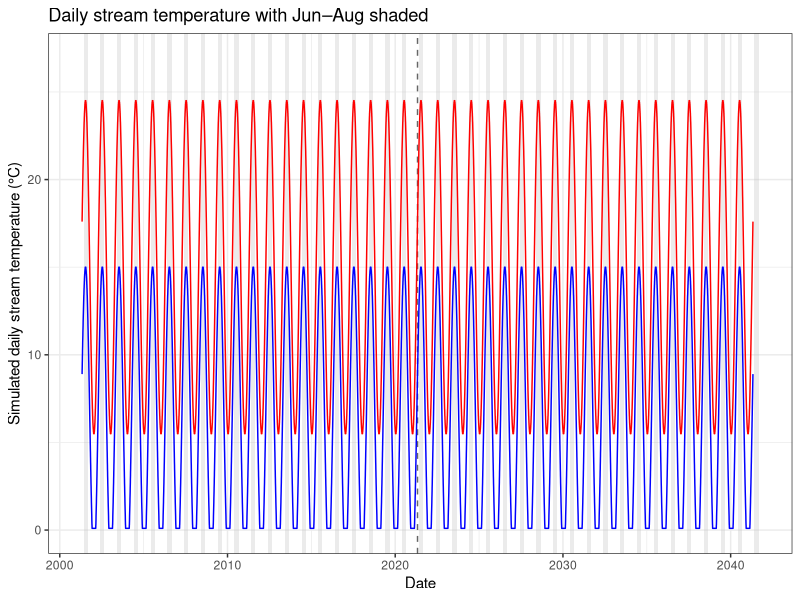
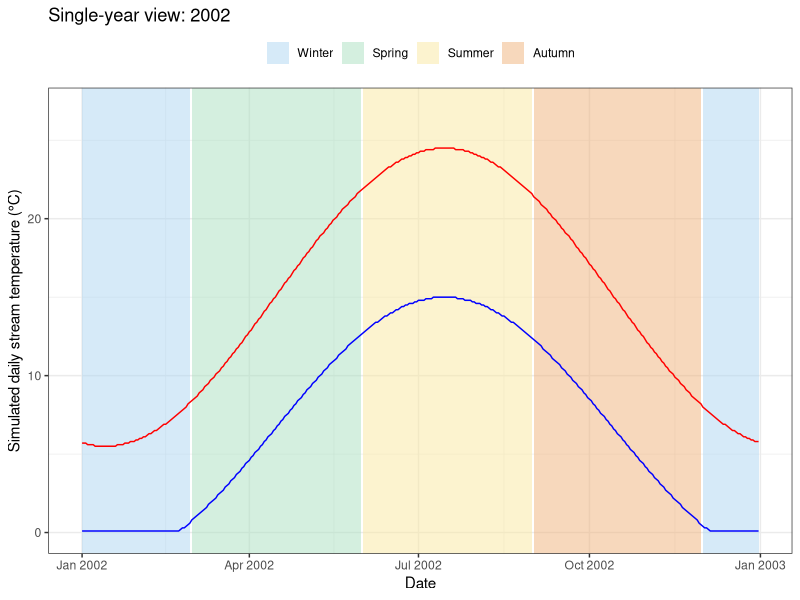
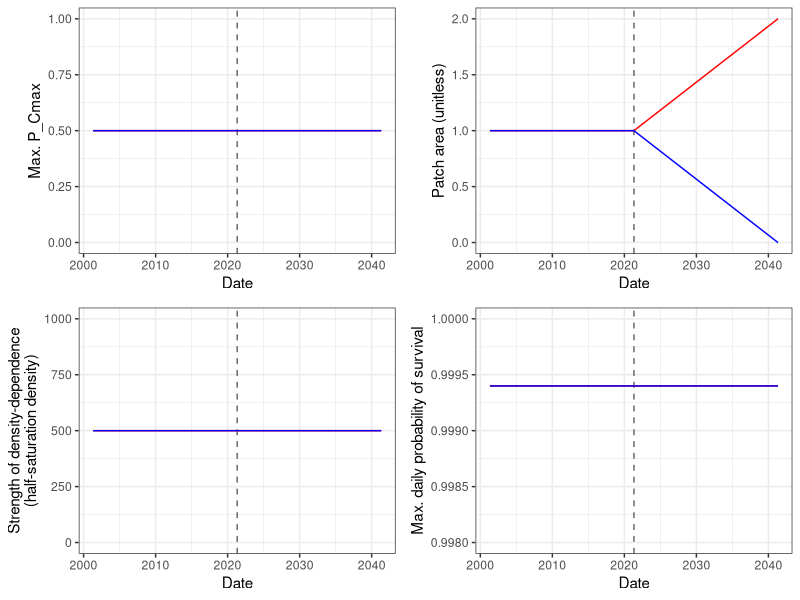

Source code (R) for these figures, in order:
## ---- chunk 1
library(tidyverse)
library(lubridate)
library(ggpubr)
library(egg)
## ---- chunk 2
build_habitat <- function(params = list()) {

  # ── Timeline ────────────────────────────────────────────────────────────────
  nyears_burnin     <- params$nyears_burnin     %||% 20
  nyears_experiment <- params$nyears_experiment %||% 20
  mindate           <- params$mindate           %||% as.Date("2001-05-01")

  maxdate <- mindate + years(nyears_burnin) + years(nyears_experiment)
  dates   <- seq(mindate, maxdate, by = "day")
  n       <- length(dates)
  doy     <- as.numeric(format(dates, "%j"))

  # ── Temperature ─────────────────────────────────────────────────────────────
  # Each patch is an independent annual sine wave with optional daily noise.
  # Defaults for the cold patch preserve the original cold_multiplier = 0.6 behaviour
  # (base_temp_cold = 11 * 0.6 = 6.6; amplitude_cold = 14 * 0.6 = 8.4).

  # Warm patch
  base_temp_warm  <- params$base_temp_warm  %||% 11     # mean annual temperature (°C)
  amplitude_warm  <- params$amplitude_warm  %||% 14     # seasonal amplitude (°C)
  peak_doy_warm   <- params$peak_doy_warm   %||% 213    # day of peak temperature (Aug 1)
  temp_min_warm   <- params$temp_min_warm   %||% 0.5    # minimum temperature floor (°C)
  temp_noise_warm <- params$temp_noise_warm %||% 0      # daily noise SD (0 = deterministic)

  # Cold patch
  base_temp_cold  <- params$base_temp_cold  %||% 6.6
  amplitude_cold  <- params$amplitude_cold  %||% 8.4
  peak_doy_cold   <- params$peak_doy_cold   %||% 213
  temp_min_cold   <- params$temp_min_cold   %||% 0.3
  temp_noise_cold <- params$temp_noise_cold %||% 0

  # Simulate one patch: sine wave + noise, floored at temp_min, capped at 25 °C
  sim_temp <- function(doy, base_temp, amplitude, peak_doy, temp_min, noise_sd, n) {
    phase <- peak_doy - 365 / 4   # shift so sin() peaks on peak_doy
    temps <- base_temp + amplitude * sin(2 * pi * (doy - phase) / 365)
    noise <- rnorm(n, 0, noise_sd)
    pmax(temp_min, pmin(25, temps + noise))
  }

  set.seed(params$hab_seed %||% 123)
  simulated_temp      <- sim_temp(doy, base_temp_warm, amplitude_warm,
                                  peak_doy_warm, temp_min_warm, temp_noise_warm, n)
  simulated_temp_cold <- sim_temp(doy, base_temp_cold, amplitude_cold,
                                  peak_doy_cold, temp_min_cold, temp_noise_cold, n)

  habitat_df <- tibble(
    date     = dates,
    doy      = doy,
    dayofsim = seq_along(dates),
    temp_warm = round(simulated_temp,      digits = 1),
    temp_cold = round(simulated_temp_cold, digits = 1)
  )

  # ── Patch parameters (burn-in values) ───────────────────────────────────────
  # Use [[ for exact matching — $ partial-matches e.g. params$A_cold to A_cold_target.
  # Stored as time series columns so they can vary during the experiment period.
  habitat_df <- habitat_df |>
    mutate(
      pcmax_warm = params[["pcmax_warm"]]  %||% 0.5,    # max proportion of C_max
      pcmax_cold = params[["pcmax_cold"]]  %||% 0.5,
      A_warm     = params[["A_warm"]]      %||% 1.0,    # patch area (arbitrary units)
      A_cold     = params[["A_cold"]]      %||% 1.0,
      K_warm     = params[["K_warm"]]      %||% 500,    # half-saturation density (fish/area)
      K_cold     = params[["K_cold"]]      %||% 500,
      S_max_warm = params[["S_max_warm"]]  %||% 0.9994, # max daily survival probability
      S_max_cold = params[["S_max_cold"]]  %||% 0.9994
    )

  # ── Experiment period ramps ──────────────────────────────────────────────────
  # After the burn-in period, one or more patch parameters can be ramped to new
  # target values. Set a target to NA to leave that parameter unchanged.
  exp_start_date <- mindate + years(nyears_burnin)
  d_exp_start    <- which(habitat_df$date == exp_start_date)
  ramp_years     <- params$ramp_years %||% nyears_experiment

  # Linear ramp from end-of-burn-in value to target_val over ramp_yrs years,
  # then holds target_val for the remainder. ramp_yrs = 0 gives a step change.
  apply_ramp <- function(col, d_start, target_val, ramp_yrs) {
    baseline  <- col[d_start - 1]
    n_ramp    <- max(round(ramp_yrs * 365.25), 1)
    exp_idx   <- d_start:length(col)
    ramp_frac <- pmin(seq_along(exp_idx) / n_ramp, 1)
    col[exp_idx] <- baseline + (target_val - baseline) * ramp_frac
    col
  }

  params_to_change <- list(
    pcmax_warm = params$pcmax_warm_target %||% NA_real_,
    pcmax_cold = params$pcmax_cold_target %||% NA_real_,
    A_warm     = params$A_warm_target     %||% NA_real_,
    A_cold     = params$A_cold_target     %||% NA_real_,
    K_warm     = params$K_warm_target     %||% NA_real_,
    K_cold     = params$K_cold_target     %||% NA_real_,
    S_max_warm = params$S_max_warm_target %||% NA_real_,
    S_max_cold = params$S_max_cold_target %||% NA_real_
  )

  for (param in names(params_to_change)) {
    target <- params_to_change[[param]]
    if (!is.na(target)) {
      habitat_df[[param]] <- apply_ramp(habitat_df[[param]], d_exp_start, target, ramp_years)
    }
  }

  habitat_df
}
## ---- chunk 3
plot_habitat <- function(habitat_df, exp_start_date = NULL) {
  
  # Second calendar year in the data — used for the single-year temperature view
  ref_year <- year(min(habitat_df$date)) + 1

  # Jun–Aug shading rectangles
  summer_shading <- data.frame(
    xmin = as.Date(paste0(unique(format(habitat_df$date, "%Y")), "-06-01")),
    xmax = as.Date(paste0(unique(format(habitat_df$date, "%Y")), "-08-31")),
    ymin = -Inf, ymax = Inf
  )

  # Helper: optionally add experiment-start vline
  vline <- if (!is.null(exp_start_date)) {
    geom_vline(xintercept = exp_start_date, linetype = "dashed", color = "grey40")
  } else {
    NULL
  }

  # ── Temperature: full time series ───────────────────────────────────────────
  p_temp_full <- habitat_df |> ggplot() +
    geom_rect(data = summer_shading,
              aes(xmin = xmin, xmax = xmax, ymin = ymin, ymax = ymax),
              fill = "grey", alpha = 0.3, inherit.aes = FALSE) +
    vline +
    geom_line(aes(x = date, y = temp_warm), color = "red") +
    geom_line(aes(x = date, y = temp_cold), color = "blue") +
    theme_bw() +
    xlab("Date") +
    ylab("Simulated daily stream temperature (°C)") +
    labs(title = "Daily stream temperature with Jun–Aug shaded") +
    ylim(0,27)

  # ── Temperature: single-year view ───────────────────────────────────────────
  season_shading <- data.frame(
    xmin   = as.Date(c(paste0(ref_year, "-01-01"),
                       paste0(ref_year, "-03-01"),
                       paste0(ref_year, "-06-01"),
                       paste0(ref_year, "-09-01"),
                       paste0(ref_year, "-12-01"))),
    xmax   = c(as.Date(paste0(ref_year,     "-03-01")) - 1,  # last day of Feb (leap-year safe)
               as.Date(paste0(ref_year,     "-06-01")) - 1,
               as.Date(paste0(ref_year,     "-09-01")) - 1,
               as.Date(paste0(ref_year,     "-12-01")) - 1,
               as.Date(paste0(ref_year + 1, "-01-01")) - 1),
    season = factor(c("Winter", "Spring", "Summer", "Autumn", "Winter"),
                    levels = c("Winter", "Spring", "Summer", "Autumn"))
  )

  p_temp_year <- habitat_df |>
    filter(year(date) == ref_year) |>
    ggplot() +
    geom_rect(data = season_shading,
              aes(xmin = xmin, xmax = xmax, fill = season),
              ymin = -Inf, ymax = Inf, alpha = 0.5, inherit.aes = FALSE) +
    scale_fill_manual(
      values = c(Winter = "#AED6F1", Spring = "#A9DFBF",
                 Summer = "#F9E79F", Autumn = "#F0B27A"),
      name   = NULL
    ) +
    geom_line(aes(x = date, y = temp_warm), color = "red") +
    geom_line(aes(x = date, y = temp_cold), color = "blue") +
    theme_bw() +
    theme(legend.position = "top") +
    xlab("Date") +
    ylab("Simulated daily stream temperature (°C)") +
    labs(title = paste("Single-year view:", ref_year)) +
    ylim(0,27)

  # ── Patch parameters: 2×2 panel ─────────────────────────────────────────────
  p_pcmax <- habitat_df |> ggplot() +
    vline +
    geom_line(aes(x = date, y = pcmax_warm), color = "red") +
    geom_line(aes(x = date, y = pcmax_cold), color = "blue") +
    theme_bw() +
    xlab("Date") + ylab("Max. P_Cmax") +
    ylim(0,1)

  p_area <- habitat_df |> ggplot() +
    vline +
    geom_line(aes(x = date, y = A_warm), color = "red") +
    geom_line(aes(x = date, y = A_cold), color = "blue") +
    theme_bw() +
    xlab("Date") + ylab("Patch area (unitless)") +
    ylim(0,2)

  p_K <- habitat_df |> ggplot() +
    vline +
    geom_line(aes(x = date, y = K_warm), color = "red") +
    geom_line(aes(x = date, y = K_cold), color = "blue") +
    theme_bw() +
    xlab("Date") + ylab("Strength of density-dependence\n(half-saturation density)") +
    ylim(0,1000)

  p_smax <- habitat_df |> ggplot() +
    vline +
    geom_line(aes(x = date, y = S_max_warm), color = "red") +
    geom_line(aes(x = date, y = S_max_cold), color = "blue") +
    theme_bw() +
    xlab("Date") + ylab("Max. daily probability of survival") +
    ylim(0.998,1)

  print(p_temp_full)
  print(p_temp_year)
  egg::ggarrange(p_pcmax, p_area, p_K, p_smax, nrow = 2, ncol = 2)

  invisible(list(
    temp_full = p_temp_full,
    temp_year = p_temp_year,
    pcmax     = p_pcmax,
    area      = p_area,
    K         = p_K,
    S_max     = p_smax
  ))
}
## ---- chunk 4
hab_params <- list(
  # Timeline
  nyears_burnin     = 20,
  nyears_experiment = 20,
  mindate           = as.Date("2001-05-01"),

  # Temperature — warm patch
  base_temp_warm  = 15,
  amplitude_warm  = 9.5,
  peak_doy_warm   = 196,   # July 15
  temp_min_warm   = 0.5,
  temp_noise_warm = 0,

  # Temperature — cold patch
  base_temp_cold  = 6.6,
  amplitude_cold  = 8.4,
  peak_doy_cold   = 196,
  temp_min_cold   = 0.1,
  temp_noise_cold = 0,

  # Patch burn-in values
  pcmax_warm = 0.5,
  pcmax_cold = 0.5,
  A_warm     = 1.0,
  A_cold     = 1.0,
  K_warm     = 500,
  K_cold     = 500,
  S_max_warm = 0.9994,
  S_max_cold = 0.9994,

  # Experiment targets (NA = no change)
  pcmax_warm_target = NA,
  pcmax_cold_target = NA,
  A_warm_target     = 2,
  A_cold_target     = 0,
  K_warm_target     = NA,
  K_cold_target     = NA,
  S_max_warm_target = NA,
  S_max_cold_target = NA,
  ramp_years        = 20,

  hab_seed = 123
)

habitat_df     <- build_habitat(hab_params)
exp_start_date <- hab_params$mindate + years(hab_params$nyears_burnin)
## ---- chunk 5
plot_habitat(habitat_df, exp_start_date)
## ---- chunk 6
str(habitat_df)
head(habitat_df)
